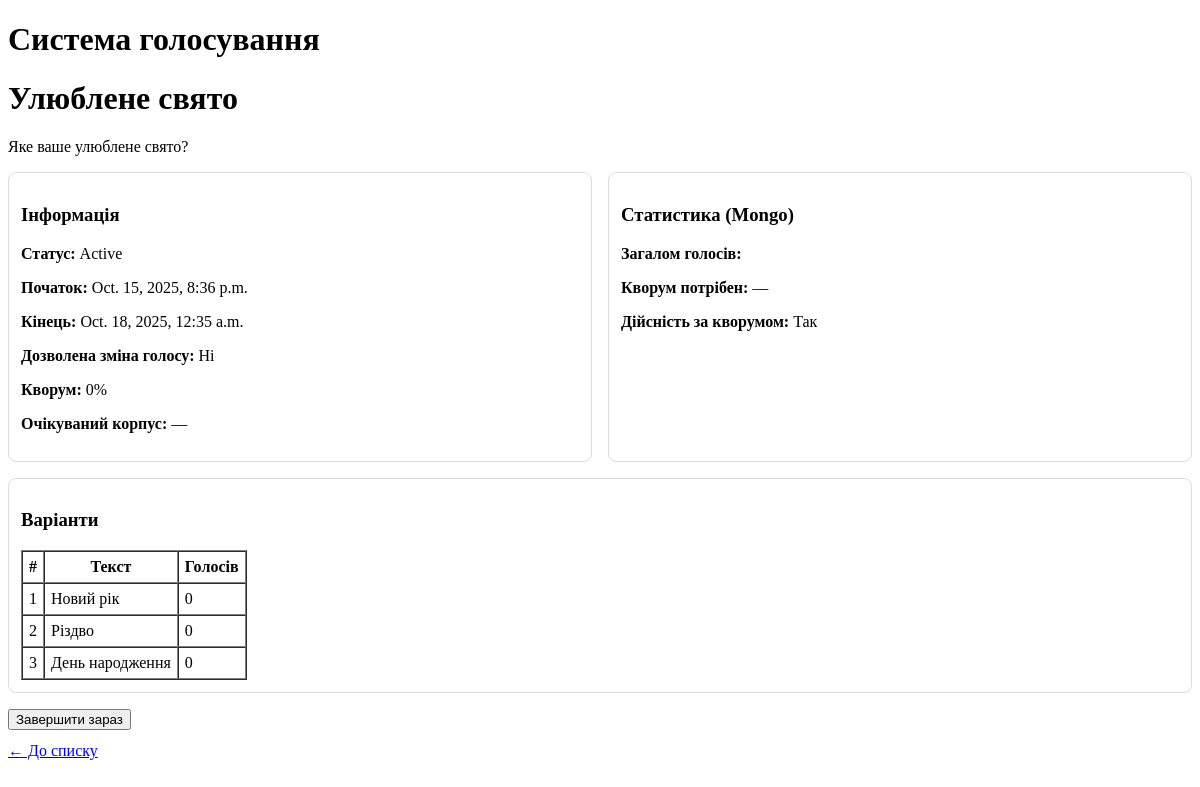
Page /adminpanel/9/ (signed in) on the earlier database version.
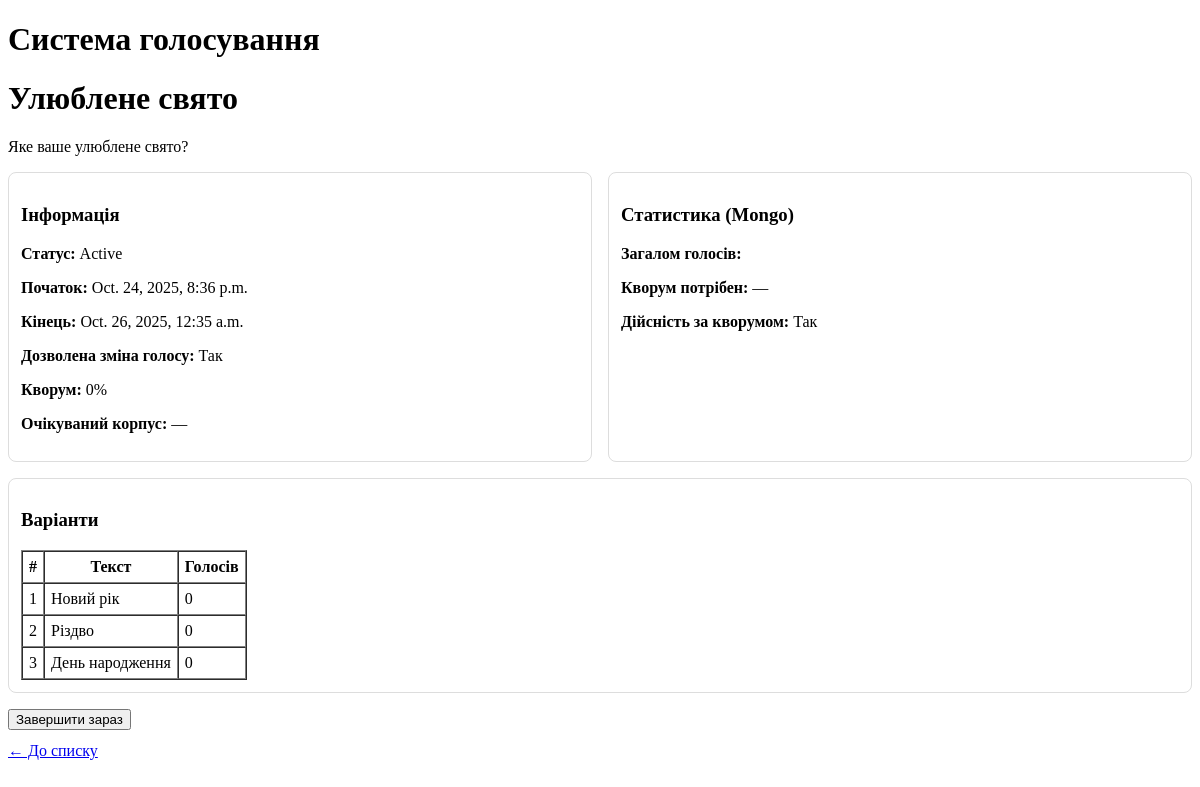
Same page on the later database version.
### polls/models.py (models this page shows, shortened)
class Poll(models.Model):
    class Status(models.TextChoices):
        DRAFT = "draft", "Draft"
        ACTIVE = "active", "Active"
        COMPLETED = "completed", "Completed"
    title = models.CharField(max_length=200)                    # Назва
    short_description = models.CharField(max_length=500, blank=True)  # Короткий опис
    start_at = models.DateTimeField(null=True, blank=True)      # Дата початку
    end_at = models.DateTimeField(null=True, blank=True)        # Дата закінчення
    can_change_vote = models.BooleanField(default=False)        # дозволяти/ні зміну голосу
    quorum = models.PositiveSmallIntegerField(                  # кворум у %, 0–100
        help_text="Кворум у відсотках (0–100).",
    )
    expected_turnout = models.PositiveIntegerField(null=True, blank=True, help_text="Очікуваний корпус виборців (шт.).")
    status = models.CharField(
        max_length=10,
        choices=Status.choices,
        default=Status.DRAFT,
    )
    admin = models.ForeignKey(                                  # власник (admin_id)
        settings.AUTH_USER_MODEL,
        on_delete=models.CASCADE,
        related_name="owned_polls",
    )
    created_at = models.DateTimeField(auto_now_add=True)
    updated_at = models.DateTimeField(auto_now=True)
    class Meta:
        ordering = ["-created_at"]
        constraints = [
            models.CheckConstraint(
                check=models.Q(quorum__gte=0) & models.Q(quorum__lte=100),
                name="poll_quorum_between_0_and_100",
            )
        ]

### adminpanel/views.py (the view)
# urls.py: path("<int:pk>/", views.PollAdminDetailView.as_view(), name="detail"),
class PollAdminDetailView(AdminGroupRequiredMixin, DetailView):
    model = Poll
    template_name = "adminpanel/detail.html"
    context_object_name = "poll"
    def get_queryset(self):
        return Poll.objects.filter(admin=self.request.user).prefetch_related("options")
    def get_context_data(self, **kwargs):
        ctx = super().get_context_data(**kwargs)
        poll: Poll = self.object
        total_votes = _votes_count_for_poll(poll.pk)
        option_votes = _option_counts(poll)
        need_votes = _quorum_required(poll)
        if poll.quorum == 0:
            valid = True
        elif need_votes is None:
            valid = None  # не можемо визначити без expected_turnout
        else:
            valid = total_votes >= need_votes
        ctx.update(
            {
                "total_votes": total_votes,
                "option_votes": option_votes,  # dict {option_id: count}
                "need_votes": need_votes,
                "valid": valid,
                "now": timezone.now(),
            }
        )
        return ctx

### adminpanel/mixins.py (called while the page is built)
    def test_func(self):
        u = self.request.user
        return u.is_authenticated and u.groups.filter(name="admin").exists()

### adminpanel/views.py (called while the page is built)
def _quorum_required(poll: Poll) -> int | None:
    if poll.expected_turnout is None:
        return None
    return ceil(poll.expected_turnout * (poll.quorum / 100.0))

def _votes_count_for_poll(poll_id: int) -> int:
    col = get_votes_collection()
    return col.count_documents({"poll_id": int(poll_id)})

def _option_counts(poll: Poll) -> dict[int, int]:
    col = get_votes_collection()
    result = {}
    for opt in poll.options.all():
        c = col.count_documents({"poll_id": int(poll.pk), "option_id": int(opt.pk)})
        result[int(opt.pk)] = c
    return result

### polls/mongo.py (called while the page is built, shortened)
def get_votes_collection():
    global _client, _votes_col
    return _votes_col

### polls/templatetags/polls_extras.py (called while the page is built)
@register.filter
def get_item(d, key):
    try:
        if d is None:
            return None
        return d.get(int(key), d.get(str(key)))
    except Exception:
        return None

### templates/adminpanel/detail.html (shortened to what this page needs)
{% extends "base.html" %}
{% load polls_extras %}
{% block content %}
<h1>{{ poll.title }}</h1>
{% if poll.short_description %}<p>{{ poll.short_description }}</p>{% endif %}
<div style="display:grid; grid-template-columns: 1fr 1fr; gap:16px; margin-bottom:16px;">
  <div style="border:1px solid #ddd; border-radius:8px; padding:12px;">
    <h3>Інформація</h3>
    <p><strong>Статус:</strong> {{ poll.get_status_display }}</p>
    <p><strong>Початок:</strong> {{ poll.start_at|default:"—" }}</p>
    <p><strong>Кінець:</strong> {{ poll.end_at|default:"—" }}</p>
    <p><strong>Дозволена зміна голосу:</strong> {{ poll.can_change_vote|yesno:"Так,Ні" }}</p>
    <p><strong>Кворум:</strong> {{ poll.quorum }}%</p>
    <p><strong>Очікуваний корпус:</strong> {{ poll.expected_turnout|default:"—" }}</p>
  </div>
  <div style="border:1px solid #ddd; border-radius:8px; padding:12px;">
    <h3>Статистика (Mongo)</h3>
    <p><strong>Загалом голосів:</strong> {{ total_votes }}</p>
    <p>
      <strong>Кворум потрібен:</strong>
      {% if need_votes %} {{ need_votes }} {% else %} — {% endif %}
    </p>
    <p>
      <strong>Дійсність за кворумом:</strong>
      {% if valid is None %} Н/Д (немає expected_turnout)
      {% elif valid %} Так
      {% else %} Ні
      {% endif %}
    </p>
  </div>
</div>
<div style="border:1px solid #ddd; border-radius:8px; padding:12px; margin-bottom:16px;">
  <h3>Варіанти</h3>
  <table border="1" cellpadding="6" cellspacing="0">
    <thead>
      <tr>
        <th>#</th>
        <th>Текст</th>
        <th>Голосів</th>
      </tr>
    </thead>
    <tbody>
      {% for opt in poll.options.all %}
        <tr>
          <td>{{ opt.order }}</td>
          <td>{{ opt.text }}</td>
          <td>{{ option_votes|get_item:opt.pk|default:0 }}</td>
        </tr>
      {% endfor %}
    </tbody>
  </table>
</div>
{% if poll.status != "completed" %}
  <form method="post" action="{% url 'adminpanel:finish_now' poll.pk %}" onsubmit="return confirm('Завершити зараз?');">
    <button type="submit">Завершити зараз</button>
  </form>
{% else %}
  <p><em>Опитування вже завершене.</em></p>
{% endif %}
<p style="margin-top:12px;"><a href="{% url 'adminpanel:list' %}">← До списку</a></p>
{% endblock %}

Differences in the rows shown:
changed Poll "Улюблене свято": start_at "Oct. 15, 2025, 8:36 p.m." → "Oct. 24, 2025, 8:36 p.m."; end_at "Oct. 18, 2025, 12:35 a.m." → "Oct. 26, 2025, 12:35 a.m."; can_change_vote "Ні" → "Так"
